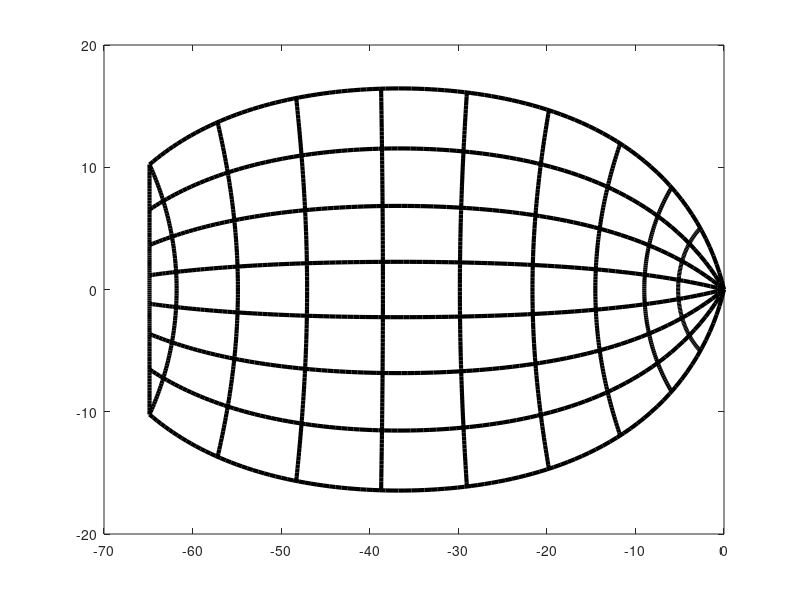

MATLAB code to generate this figure:
function [h boundary] = logmap_perimeter(varargin)
  %==--------------------------------------------------------------------==%
  %%% set parameter values arbitrarily

  k = 15;             % global dipole map parameter "k"
  a = 0.6;            % global dipole map parameter "a"
  b = 80;             % global dipole map parameter "b"
  alpha1 = 0.8;
  show_plot = 1;

  tx = 0;
  ty = 0;
  r = 0;

  if(nargin >= 1)
    a = varargin{1};
  end

  if(nargin >= 2)
    b = varargin{2};
  end

  if(nargin >= 3)
    alpha1 = varargin{3};
  end

  if(nargin >= 4)
    k = varargin{4};
  end

  if(nargin >= 5)
    show_plot = varargin{5};
  end

  ecc_parafovea  =  16;         % extent of visual field eccentricity
  ecc_periphery  =  64;         % extent of visual field eccentricity
  Necc =  16;         % number of steps in eccentricity
  Npol =  8;         % number of steps in polar angle

  % number of points along "high resolution" contour directions
  N = 100;

  %==--------------------------------------------------------------------==%
  %%% compute coord params
  % create r, a vector of points exponentially spaced in [0, ecc]
  radius_parafovea_polar = linspace(log(a), log(ecc_parafovea+a), Necc)';
  radius_parafovea_eccen = linspace(log(a), log(ecc_parafovea+a), N)';
  radius_periphery_polar = linspace(log(a), log(ecc_periphery+a), Necc)';
  %%%radius_periphery_eccen = linspace(log(a), log(ecc_periphery+a), N)';

  % convert parameters from degrees to radians. this conversion is required
  % to enforce the visual field into the lower hemisphere of the Riemann
  % sphere and thus is more true to "retinal" coordinates.
  r_parafovea_polar = [0, 2.^(-2:4)].';
  r_parafovea_eccen = ( exp(radius_parafovea_eccen) - a );
  %%%r_periphery_polar = [0, 2.^(-2:6)].';
  %%%r_periphery_eccen = ( exp(radius_periphery_eccen) - a );

  % create theta, a vector of points linearly spaced in [-pi/2, +pi/2]
  theta_eccen = linspace(-pi/2,+pi/2,Npol);
  theta_polar = linspace(-pi/2,+pi/2,N);

  %==--------------------------------------------------------------------==%
  %%% compute coordinates

  % wandell: max vertical extent of human visual field is 135 degrees
  % (measured from fixation)
  VM_max = 135 / 2;

  % compute the furthest extent of the dipole along the real axis
  % (hint: its the representation of the end of the vertical meridian)
  u_max = real(  log( (VM_max*exp(i*pi/2*alpha1)+a) ./ (VM_max*exp(i*pi/2*alpha1)+b) )  );
  r_max = ( b*exp(u_max) - a ) ./ ( 1 - exp(u_max) );

  A = exp(2*u_max) - 1;
  C = exp(2*u_max)*(b^2) - a^2;

  B_eccen = 2*cos(theta_eccen*alpha1) * ( exp(2*u_max)*b - a);
  B_polar = 2*cos(theta_polar*alpha1) * ( exp(2*u_max)*b - a);

  % store array of boundary radii (for later comparison)
  r_perimeter_eccen = ( -B_eccen - sqrt(B_eccen.^2 - 4*A*C) ) / 2/A;
  z_perimeter_eccen = r_perimeter_eccen .* exp(i*theta_eccen);

  r_perimeter_polar = ( -B_polar - sqrt(B_polar.^2 - 4*A*C) ) / 2/A;
  z_perimeter_polar = r_perimeter_polar .* exp(i*theta_polar);

  half_vertical_meridian = [0 logspace(log10(0.03),log10(ecc_periphery),N/4)];
  z_vertical_meridian = i*[-fliplr(half_vertical_meridian) half_vertical_meridian(2:end)];

  z_periphery_subsampled = fliplr(z_perimeter_polar(round(linspace(1,length(z_perimeter_polar),2*log(N)))));

  boundary_polar = [z_vertical_meridian z_periphery_subsampled(2:end-1)];

  for ind = 1:Npol,
    radius_periphery_eccen(:,ind) = linspace(log(a), log(r_perimeter_eccen(ind)+a), N)';
  end;

  r = [ 2.^[-2:5], VM_max];


  for ind = 1:N,
    r_periphery_polar(:,ind) = [r, r_perimeter_polar(ind)].';
  end;


  r_periphery_eccen = ( exp(radius_periphery_eccen) - a );
  %r_periphery_polar = ( exp(radius_periphery_polar) - a );


  %%%%%


  % create and plot z, a matrix of points corresponding to the rays


  z_parafovea_eccen   = r_parafovea_eccen*exp(i*theta_eccen);
  z_parafovea_polar   = r_parafovea_polar*exp(i*theta_polar);

  %z_periphery_eccen   = r_periphery_eccen*exp(i*theta_eccen);
  %z_periphery_polar   = r_periphery_polar*exp(i*theta_polar);
  z_periphery_eccen   = r_periphery_eccen.*exp(i*repmat(theta_eccen, [N,1]));
  z_periphery_polar   = r_periphery_polar.*exp(i*repmat(theta_polar, [length(r)+1,1]));

  Z_parafovea = [z_parafovea_eccen, z_parafovea_polar.'];
  Z_periphery = [z_periphery_eccen, z_periphery_polar.'];

  %Wa =  k*wedgemonopole( Z_parafovea, a,    alpha1, 0, 0);
  Wb =  -k*wedgedipole(   Z_periphery, a, b, alpha1);
  boundary =  -k*wedgedipole(   boundary_polar, a, b, alpha1);
  %Wb = k*log(Z_periphery+a)-log(Z_periphery+b)-log(real(a))+log(real(b));
  %Wp =  k*wedgedipole(   z_perimeter_eccen, a, b, alpha1, 0, 0);

  xmin = 0;
  %xmax = max(real(Wb(:)))*1.05;
  xmax = 68;
  %ymin = min(imag(Wa(:)))*1.1;
  %ymax = max(imag(Wa(:)))*1.1;
  ymin = -25;
  ymax = +25;

  % $$$ figure; my_polar(angle(Z_periphery), abs(Z_periphery), 'b'); hold on;
  % $$$ my_polar(angle(Z_parafovea), abs(Z_parafovea), 'r')

  %figure; my_polar(angle(Z_parafovea), abs(Z_parafovea), 'r')

  %figure; my_polar(angle(Z_periphery), abs(Z_periphery), 'm', 120);

  % $$$ figure; plot(Wa, 'r-');
  % $$$ axis equal; axis([xmin, xmax, ymin, ymax]);
  % $$$ xlabel('cortical distance (mm)');
  % $$$ ylabel('cortical distance (mm)');
  % $$$ title(sprintf('k=%2.0f, a=%2.1f', k, a));
  % $$$ set(get(gca, 'XLabel'), 'FontSize', 18)
  % $$$ set(get(gca, 'YLabel'), 'FontSize', 18)
  % $$$ set(get(gca, 'Title'), 'FontSize', 18)

  if show_plot
    h = figure; plot(Wb, 'k-','linewidth',3); %hold on; plot(Wb, 'w-');
    %axis equal; axis([xmin xmax ymin ymax]);
    %xlabel('cortical distance (mm)');
    %ylabel('cortical distance (mm)');
    %title(sprintf('k=%2.0f, a=%2.1f, b=%2.1f, \\alpha1=%2.1f', k, a, b, alpha1));
    %set(get(gca, 'XLabel'), 'FontSize', 18)
    %set(get(gca, 'YLabel'), 'FontSize', 18)
    %set(get(gca, 'Title'), 'FontSize', 18)
  else
    h = 0;
  end

  function hpol = my_polar(varargin)
    %POLAR  Polar coordinate plot.
    %   POLAR(THETA, RHO) makes a plot using polar coordinates of
    %   the angle THETA, in radians, versus the radius RHO.
    %   POLAR(THETA,RHO,S) uses the linestyle specified in string S.
    %   See PLOT for a description of legal linestyles.
    %
    %   POLAR(AX,...) plots into AX instead of GCA.
    %
    %   H = POLAR(...) returns a handle to the plotted object in H.
    %
    %   Example:
    %      t = 0:.01:2*pi;
    %      polar(t,sin(2*t).*cos(2*t),'--r')
    %
    %   See also PLOT, LOGLOG, SEMILOGX, SEMILOGY.

    %   Copyright 1984-2003 The MathWorks, Inc.
    %   $Revision: 1.4 $  $Date: 2006/02/16 18:44:22 $

    % Parse possible Axes input
    [cax,args,nargs] = axescheck(varargin{:});
    error(nargchk(1,4,nargs));

    if nargs < 1 | nargs > 4
      error('Requires 2 or 3 data arguments.')
    elseif nargs == 2
      theta = args{1};
      rho = args{2};
      if isstr(rho)
        line_style = rho;
        rho = theta;
        [mr,nr] = size(rho);
        if mr == 1
          theta = 1:nr;
        else
          th = (1:mr)';
          theta = th(:,ones(1,nr));
        end
      else
        line_style = 'auto';
      end
    elseif nargs == 1
      theta = args{1};
      line_style = 'auto';
      rho = theta;
      [mr,nr] = size(rho);
      if mr == 1
        theta = 1:nr;
      else
        th = (1:mr)';
        theta = th(:,ones(1,nr));
      end
    else % nargs == 3
      [theta,rho,line_style] = deal(args{1:3});
    end
    if isstr(theta) | isstr(rho)
      error('Input arguments must be numeric.');
    end
    if ~isequal(size(theta),size(rho))
      error('THETA and RHO must be the same size.');
    end

    % get hold state
    cax = newplot(cax);

    next = lower(get(cax,'NextPlot'));
    hold_state = ishold(cax);

    % get x-axis text color so grid is in same color
    tc = get(cax,'xcolor');
    ls = get(cax,'gridlinestyle');

    % Hold on to current Text defaults, reset them to the
    % Axes' font attributes so tick marks use them.
    fAngle  = get(cax, 'DefaultTextFontAngle');
    fName   = get(cax, 'DefaultTextFontName');
    fSize   = get(cax, 'DefaultTextFontSize');
    fWeight = get(cax, 'DefaultTextFontWeight');
    fUnits  = get(cax, 'DefaultTextUnits');
    set(cax, 'DefaultTextFontAngle',  get(cax, 'FontAngle'), ...
        'DefaultTextFontName',   get(cax, 'FontName'), ...
        'DefaultTextFontSize',   14, ...
        'DefaultTextFontWeight', get(cax, 'FontWeight'), ...
        'DefaultTextUnits','data')

    % only do grids if hold is off
    if ~hold_state

      % make a radial grid
      hold(cax,'on');
      if ( nargin == 4 ),
        maxrho = varargin{4};
      else,
        maxrho = 80;
      end;
      hhh=line([-maxrho -maxrho maxrho maxrho],[-maxrho maxrho maxrho -maxrho],'parent',cax);
      set(cax,'dataaspectratio',[1 1 1],'plotboxaspectratiomode','auto')
      v = [get(cax,'xlim') get(cax,'ylim')];
      v = [-maxrho +maxrho -maxrho +maxrho];
      ticks = sum(get(cax,'ytick')>=0);
      delete(hhh);
      % check radial limits and ticks
      rmin = 0; rmax = v(4); rticks = max(ticks-1,2);
      if rticks > 5   % see if we can reduce the number
        if rem(rticks,2) == 0
          rticks = rticks/2;
        elseif rem(rticks,3) == 0
          rticks = rticks/3;
        end
      end

      % define a circle
      th = 0:pi/50:2*pi;
      xunit = cos(th);
      yunit = sin(th);
      % now really force points on x/y axes to lie on them exactly
      inds = 1:(length(th)-1)/4:length(th);
      xunit(inds(2:2:4)) = zeros(2,1);
      yunit(inds(1:2:5)) = zeros(3,1);
      % plot background if necessary
      if ~isstr(get(cax,'color')),
        patch('xdata',xunit*rmax,'ydata',yunit*rmax, ...
              'edgecolor',tc,'facecolor',get(cax,'color'),...
              'handlevisibility','off','parent',cax);
      end

      % plot spokes
      th = (1:6)*2*pi/12;
      cst = cos(th); snt = sin(th);
      cs = [-cst; cst];
      sn = [-snt; snt];
      line(rmax*cs,rmax*sn,'linestyle','-','color',tc,'linewidth',1,...
           'handlevisibility','off','parent',cax, ...
		       'Color', [0.831 0.816 0.784])

      % draw radial circles
      c82 = cos(170*pi/180);
      s82 = sin(170*pi/180);
      rinc = (rmax-rmin)/rticks;
      for i=(rmin+rinc):rinc:rmax
        hhh = line(xunit*i,yunit*i,'linestyle','-','color',tc,'linewidth',1,...
                   'handlevisibility','off','parent',cax, ...
                               'Color', [0.831 0.816 0.784]);
        text((i+rinc/20)*c82,(i)*s82, ...
             ['  ' num2str(i) '^o'],'verticalalignment','bottom',...
             'handlevisibility','off','parent',cax)
      end
      set(hhh,'linestyle','-', 'linewidth', 2.0, 'Color', 'k') % Make outer circle solid

      % annotate spokes in degrees
      rt = 1.1*rmax;
      for i = 1:length(th)
        text(rt*cst(i),rt*snt(i),[int2str(i*30) '^o'],...
             'horizontalalignment','center',...
             'handlevisibility','off','parent',cax);
        if i == length(th)
          loc = int2str(0);
        else
          loc = int2str(180+i*30);
        end
        text(-rt*cst(i),-rt*snt(i),[loc '^o'],'horizontalalignment','center',...
             'handlevisibility','off','parent',cax)
      end

      % set view to 2-D
      view(cax,2);
      % set axis limits
      axis(cax,rmax*[-1 1 -1.15 1.15]);
    end

    % Reset defaults.
    set(cax, 'DefaultTextFontAngle', fAngle , ...
        'DefaultTextFontName',   fName , ...
        'DefaultTextFontSize',   fSize, ...
        'DefaultTextFontWeight', fWeight, ...
        'DefaultTextUnits',fUnits );

    % transform data to Cartesian coordinates.
    xx = rho.*cos(theta);
    yy = rho.*sin(theta);

    % plot data on top of grid
    if strcmp(line_style,'auto')
      q = plot(xx,yy,'parent',cax);
    else
      q = plot(xx,yy,line_style,'parent',cax);
    end

    if nargout == 1
      hpol = q;
    end

    if ~hold_state
      set(cax,'dataaspectratio',[1 1 1]), axis(cax,'off'); set(cax,'NextPlot',next);
    end
    set(get(cax,'xlabel'),'visible','on')
    set(get(cax,'ylabel'),'visible','on')
return

function w = wedgedipole(z, a, b, alpha1)
  % WEDGEDIPOLE  wedge-dipole mapping function
  %
  % W = WEDGEDIPOLE(Z, A, B, ALPHA1)

  % ( based on wedge_dipole.m by mukundb )
  % jonathan polimeni <jonnyreb@athlete-2.bu.edu>, 10/22/2002
  % $Id: logmap_perimeter.m,v 1.4 2006/02/16 18:44:22 oph Exp $
  %**************************************************************************%

  z = abs(z).*exp(i*alpha1*angle(z));

  if ( isfinite(b) ),
    w = log(z + a) - log(z + b) - log(a/b);
  else,
    w = log(z + a) - log(a);
  end;


return;
